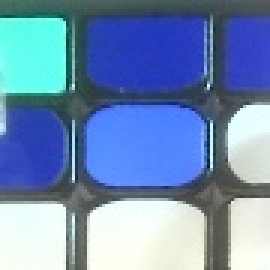
#> input picture 作品-【S001】双臂二指魔方机器人-6.如何使用资料（2022.10.20）/【S001】双臂二指魔方机器人-源代码/GXU CUBE/Python_project/cube_img/img_rgbd.jpg, 90 x 90 px, found by its file name (shown 3 times larger)
$ python rgb_threshold.py
#> lines starting #> are read from the running program, lines starting #| are printed output that depends on the picture; after the words box and inside, x2 and y2 are one past the last pixel; in counts of white or black regions, pixels touching at a corner belong together

import cv2
import numpy as np

def nothing(x):
    pass

lower_color = np.array([0, 0, 0])       # rgb
higher_color = np.array([0, 0, 0])

def get_hsv():
    lower_color[0] = cv2.getTrackbarPos("LB", "image")
    lower_color[1] = cv2.getTrackbarPos("LG", "image")
    lower_color[2] = cv2.getTrackbarPos("LR", "image")
    higher_color[0] = cv2.getTrackbarPos("HB", "image")
    higher_color[1] = cv2.getTrackbarPos("HG", "image")
    higher_color[2] = cv2.getTrackbarPos("HR", "image")

    print(lower_color, higher_color)


cv2.namedWindow("image", cv2.WINDOW_AUTOSIZE)

cv2.createTrackbar("LB", "image", 0, 255, nothing)
#> slider 'LB' is set to 51
cv2.createTrackbar("HB", "image", 0, 255, nothing)
#> slider 'HB' is set to 85
cv2.createTrackbar("LG", "image", 0, 255, nothing)
#> slider 'LG' is set to 51
cv2.createTrackbar("HG", "image", 0, 255, nothing)
#> slider 'HG' is set to 85
cv2.createTrackbar("LR", "image", 0, 255, nothing)
#> slider 'LR' is set to 51
cv2.createTrackbar("HR", "image", 0, 255, nothing)
#> slider 'HR' is set to 85
#> further down, frame is the input picture: shape (90, 90, 3); mean B, G, R 180.9, 140.9, 111.2


def threshold_cal(image, dst):
    global b, g, r
    rows, cows, ch  = dst.shape
#> rows = 90; cows = 90; ch = 3
    if ch == 3:
        for i in range(0, rows):
            for j in range(0, cows):
                x = i
                y = j
                b = image[y, x][0]
                g = image[y, x][1]
                r = image[y, x][2]
                if ((lower_color[0] <= b <= higher_color[0]) and (lower_color[1] <= g <= higher_color[1]) and (lower_color[2] <= r <= higher_color[2])):
                    dst[y, x][0] = 255
                    dst[y, x][1] = 255
                    dst[y, x][2] = 255
                else:
                    dst[y, x][0] = 0
                    dst[y, x][1] = 0
                    dst[y, x][2] = 0
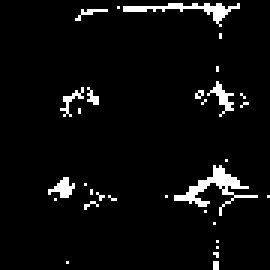
#> dst: shape (90, 90, 3) (shown 3 times larger); 4.7% white in thin lines or dots, all inside (x1, y1, x2, y2) = (16, 1, 90, 90)

hsv_h = hsv_s = hsv_v = 0
frame = cv2.imread("E:\\Python_project/cube_img/img_rgbd.jpg")
# frame = cv2.cvtColor(frame, cv2.COLOR_RGB2BGR)
# frame_hsv = cv2.cvtColor(frame, cv2.COLOR_BGR2HSV)
# frame_hsv = frame_hsv[0:100, 0:100]
dst = frame.copy()
dst = dst[0:300, 0:300]         # [ 61 199   0] [155 235 140]   [  5 185  55] [145 255 160]
# [8 lines of commented-out code are left out]
Original = dst.copy()
cv2.imshow("Original", Original)
#list = get_area_hsv(frame_hsv)
while(True):
    #print(dst.shape)

    #hsv_mask = cv2.inRange(frame_hsv, lower_color, higher_color)
    get_hsv()
    threshold_cal(frame, dst)
    #cv2.imshow("frame", frame)
    #cv2.imshow("mask", hsv_mask)
    cv2.imshow("rgb", dst)

    c = cv2.waitKey(25)          #等待25ms
#> (key q is pressed here)
    if c == ord("q"):           #27为ESC的ASCII码    c == ord("q")，获取q键的ASCII码
        break

print(list)
print("Hello,world")
cv2.destroyAllWindows()
